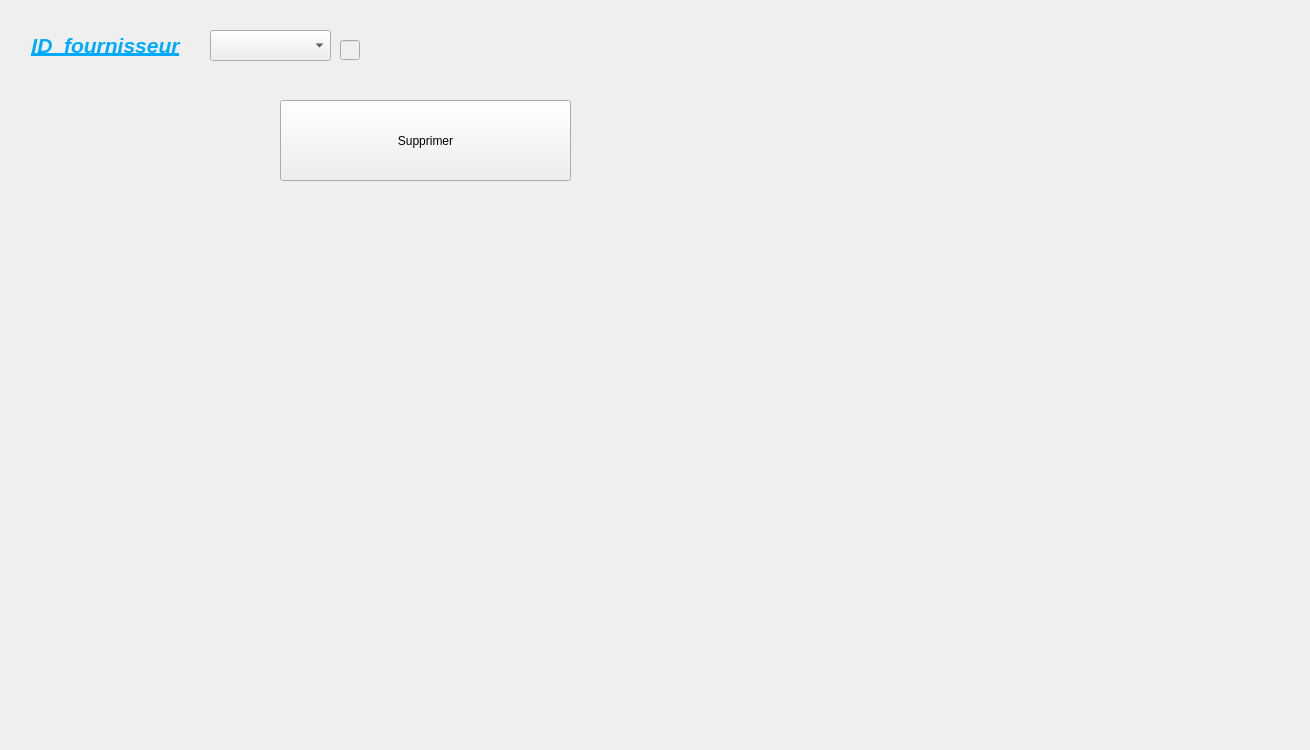
      <widget class="QWidget" name="tab_8">
       <attribute name="title">
        <string>Supprimer un fournisseur</string>
       </attribute>
       <widget class="QLabel" name="label_10">
        <property name="geometry">
         <rect>
          <x>20</x>
          <y>30</y>
          <width>171</width>
          <height>31</height>
         </rect>
        </property>
        <property name="text">
         <string>&lt;html&gt;&lt;head/&gt;&lt;body&gt;&lt;p align=&quot;center&quot;&gt;&lt;span style=&quot; font-size:16pt; font-weight:600; font-style:italic; text-decoration: underline; color:#00aaff;&quot;&gt;ID_fournisseur&lt;/span&gt;&lt;/p&gt;&lt;/body&gt;&lt;/html&gt;</string>
        </property>
       </widget>
       <widget class="QPushButton" name="pb_supprimer_2">
        <property name="geometry">
         <rect>
          <x>280</x>
          <y>100</y>
          <width>291</width>
          <height>81</height>
         </rect>
        </property>
        <property name="text">
         <string>Supprimer</string>
        </property>
       </widget>
       <widget class="QComboBox" name="comboBox_4">
        <property name="geometry">
         <rect>
          <x>210</x>
          <y>30</y>
          <width>121</width>
          <height>31</height>
         </rect>
        </property>
       </widget>
       <widget class="QLineEdit" name="lineEdit_12">
        <property name="enabled">
         <bool>false</bool>
        </property>
        <property name="geometry">
         <rect>
          <x>340</x>
          <y>40</y>
          <width>20</width>
          <height>20</height>
         </rect>
        </property>
       </widget>
       <widget class="QLabel" name="label_32">
        <property name="geometry">
         <rect>
          <x>-210</x>
          <y>-120</y>
          <width>1301</width>
          <height>741</height>
         </rect>
        </property>
        <property name="text">
         <string>TextLabel</string>
        </property>
       </widget>
       <zorder>label_32</zorder>
       <zorder>label_10</zorder>
       <zorder>pb_supprimer_2</zorder>
       <zorder>comboBox_4</zorder>
       <zorder>lineEdit_12</zorder>
      </widget>
